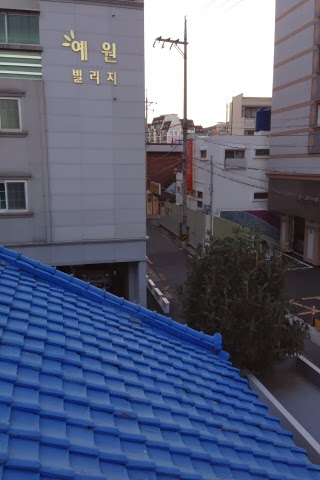
#> input picture pictures/S1.jpg, 320 x 480 px
$ jupyter execute otraPrueba.ipynb
#> lines starting #> are read from the running program, lines starting #| are printed output that depends on the picture
[cell 1]
import cv2
import numpy as np
import matplotlib.pyplot as plt

def main():
    # Rutas de las imágenes
    image_paths = [
        "pictures/S1.jpg",
        "pictures/S2.jpg",
        "pictures/S3.jpg",
        "pictures/S4.jpg",
        "pictures/S5.jpg"
        # Agrega más rutas según sea necesario
    ]

    # Cargar las imágenes y redimensionarlas
    images = [cv2.resize(cv2.imread(path), (400, 400)) for path in image_paths]
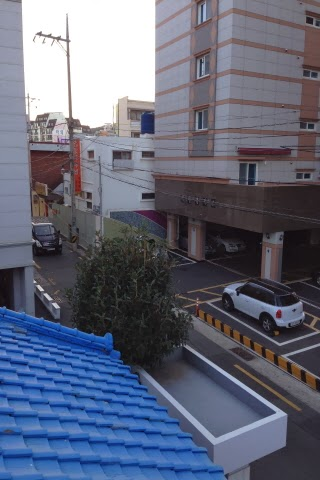
#> input picture pictures/S2.jpg, 320 x 480 px
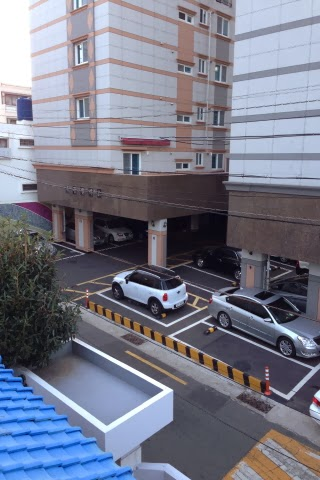
#> input picture pictures/S3.jpg, 320 x 480 px
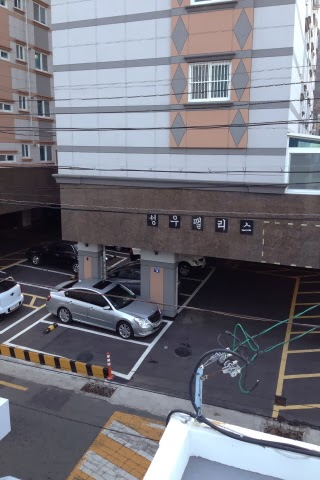
#> input picture pictures/S4.jpg, 320 x 480 px
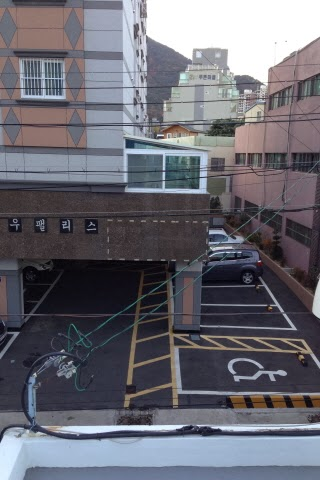
#> input picture pictures/S5.jpg, 320 x 480 px
#> images = 5 items

    # Realizar la panorámica
    result = stitch_panorama(images)

    # Mostrar la panorámica resultante
    if result is not None:
        plt.imshow(cv2.cvtColor(result, cv2.COLOR_BGR2RGB))
        plt.axis('off')
        plt.show()
    else:
        print("No se pudo crear la panorámica")

def stitch_panorama(images, ratio=0.9, reproj_thresh=2.0):
#> called with ratio = 0.9, reproj_thresh = 2
    num_images = len(images)
#> num_images = 5
    if num_images < 2:
        print("Se necesitan al menos dos imágenes para crear una panorámica")
        return None

    # Inicializar la imagen panorámica
    result = images[0]
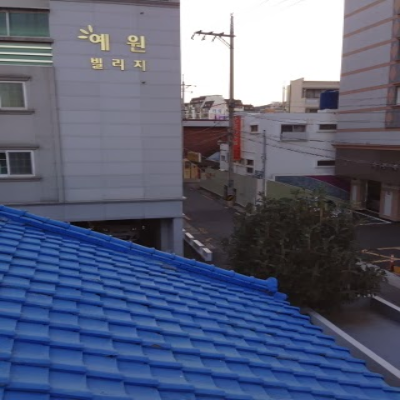
#> result: shape (400, 400, 3); mean of channels 0, 1, 2 121.4, 96.8, 89.5; drawn as B, G, R

    # Iterar sobre las imágenes restantes para agregarlas a la panorámica
    for i in range(1, num_images):
        result = stitch_images(result, images[i], ratio, reproj_thresh)
        if result is None:
            print(f"No se pudo unir la imagen {i+1} a la panorámica")
            return None
#> this loop made 4 passes
#> (x_offset in stitch_images, y_offset in stitch_images) on passes 2 to 4: (-11, -14), (0, 0), (0, 0)
#> (corners_transformed in stitch_images, x_offset in stitch_images, y_offset in stitch_images) on pass 1: ([[-207.2, -35], [-170, 442], [259.9, 376], [242, 12.71]], -207, -34)
#> pass 1, in stitch_images, `img2_aligned = cv2.warpPerspective(img2, homography, (img1.shape[1] + ..`:
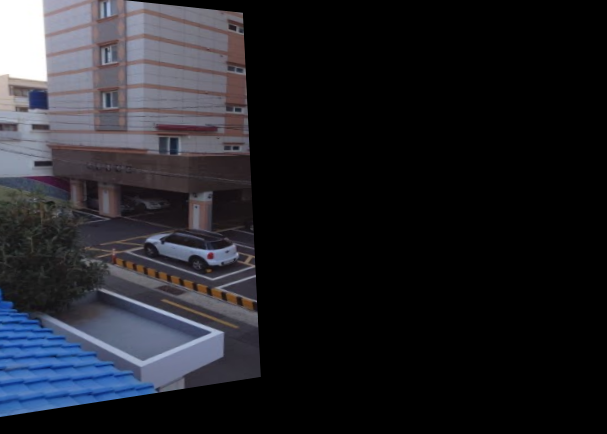
#> img2_aligned: shape (434, 607, 3); mean of channels 0, 1, 2 39.3, 33.7, 33.1; drawn as B, G, R
#> pass 1, in stitch_panorama, `result = stitch_images(result, images[i], ratio, reproj_thresh)`:
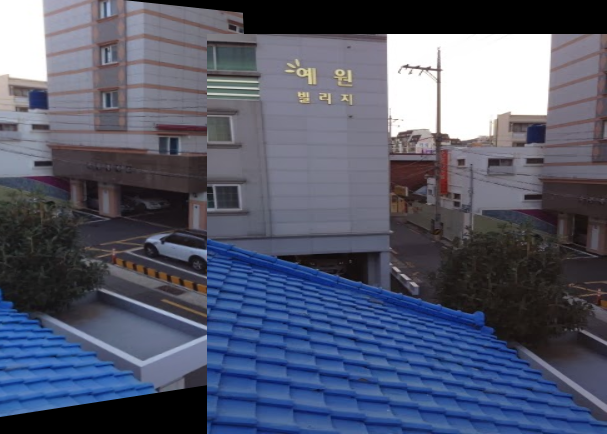
#> result: shape (434, 607, 3); mean of channels 0, 1, 2 108.7, 88.6, 83.2; drawn as B, G, R
#> pass 2, in stitch_images (call 2), `img2_aligned = cv2.warpPerspective(img2, homography, (img1.shape[1] + ..`:
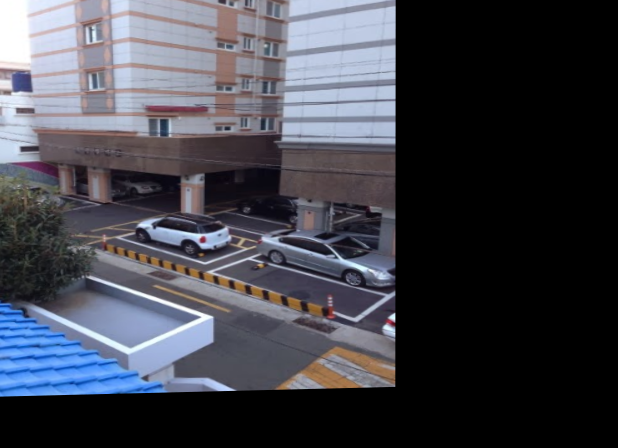
#> img2_aligned: shape (448, 618, 3); mean of channels 0, 1, 2 74.9, 66, 64.8; drawn as B, G, R
#> pass 2, in stitch_panorama, `result = stitch_images(result, images[i], ratio, reproj_thresh)`:
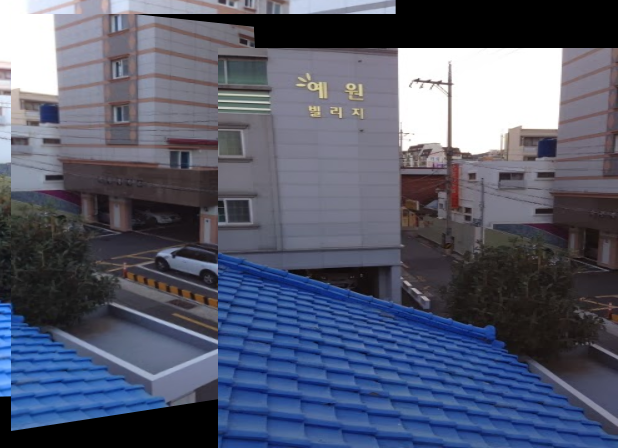
#> result: shape (448, 618, 3); mean of channels 0, 1, 2 109.9, 90, 84.6; drawn as B, G, R

    return result
def stitch_images(img1, img2, ratio=0.9, reproj_thresh=2.0):
    # Detectar keypoints y descriptores en las imágenes
    keypoints1, descriptors1 = detect_keypoints_and_descriptors(img1)
    keypoints2, descriptors2 = detect_keypoints_and_descriptors(img2)

    # Coincidir keypoints usando el emparejador Brute Force
    matches = match_keypoints(descriptors1, descriptors2)

    # Aplicar el test de ratio
    good_matches = apply_ratio_test(matches, ratio)

    if len(good_matches) < 4:
        return None

    # Extraer los keypoints coincidentes
    src_pts, dst_pts = extract_matched_keypoints(good_matches, keypoints1, keypoints2)

    # Encontrar la homografía
    homography, mask = find_homography(src_pts, dst_pts, reproj_thresh)

    # Determinar las esquinas de la imagen alineada
    h, w = img1.shape[:2]
    corners = np.array([[0, 0], [0, h - 1], [w - 1, h - 1], [w - 1, 0]], dtype=np.float32)
    corners = np.array([corners])

    # Transformar las esquinas de la imagen alineada
    corners_transformed = cv2.perspectiveTransform(corners, homography)

    # Ajustar la imagen alineada al tamaño de la panorámica
    x_offset = min(corners_transformed[0, :, 0])
    y_offset = min(corners_transformed[0, :, 1])
    x_offset = int(min(0, x_offset))
    y_offset = int(min(0, y_offset))

    img2_aligned = cv2.warpPerspective(img2, homography, (img1.shape[1] + abs(x_offset), img1.shape[0] + abs(y_offset)))
    img2_aligned[-y_offset:img1.shape[0] - y_offset, -x_offset:img1.shape[1] - x_offset] = img1

    return img2_aligned


def detect_keypoints_and_descriptors(image):
    orb = cv2.ORB_create(nfeatures=1000)
    keypoints, descriptors = orb.detectAndCompute(image, None)
    return keypoints, descriptors

def match_keypoints(descriptors1, descriptors2):
    bf = cv2.BFMatcher()
    matches = bf.knnMatch(descriptors1, descriptors2, k=2)
    return matches

def apply_ratio_test(matches, ratio):
    good_matches = []
    for m, n in matches:
        if m.distance < ratio * n.distance:
            good_matches.append(m)
    return good_matches

def extract_matched_keypoints(matches, keypoints1, keypoints2):
    src_pts = np.float32([keypoints1[m.queryIdx].pt for m in matches]).reshape(-1, 1, 2)
    dst_pts = np.float32([keypoints2[m.trainIdx].pt for m in matches]).reshape(-1, 1, 2)
    return src_pts, dst_pts

def find_homography(src_pts, dst_pts, reproj_thresh):
    homography, mask = cv2.findHomography(src_pts, dst_pts, cv2.RANSAC, reproj_thresh)
    return homography, mask

if __name__ == "__main__":
    main()
